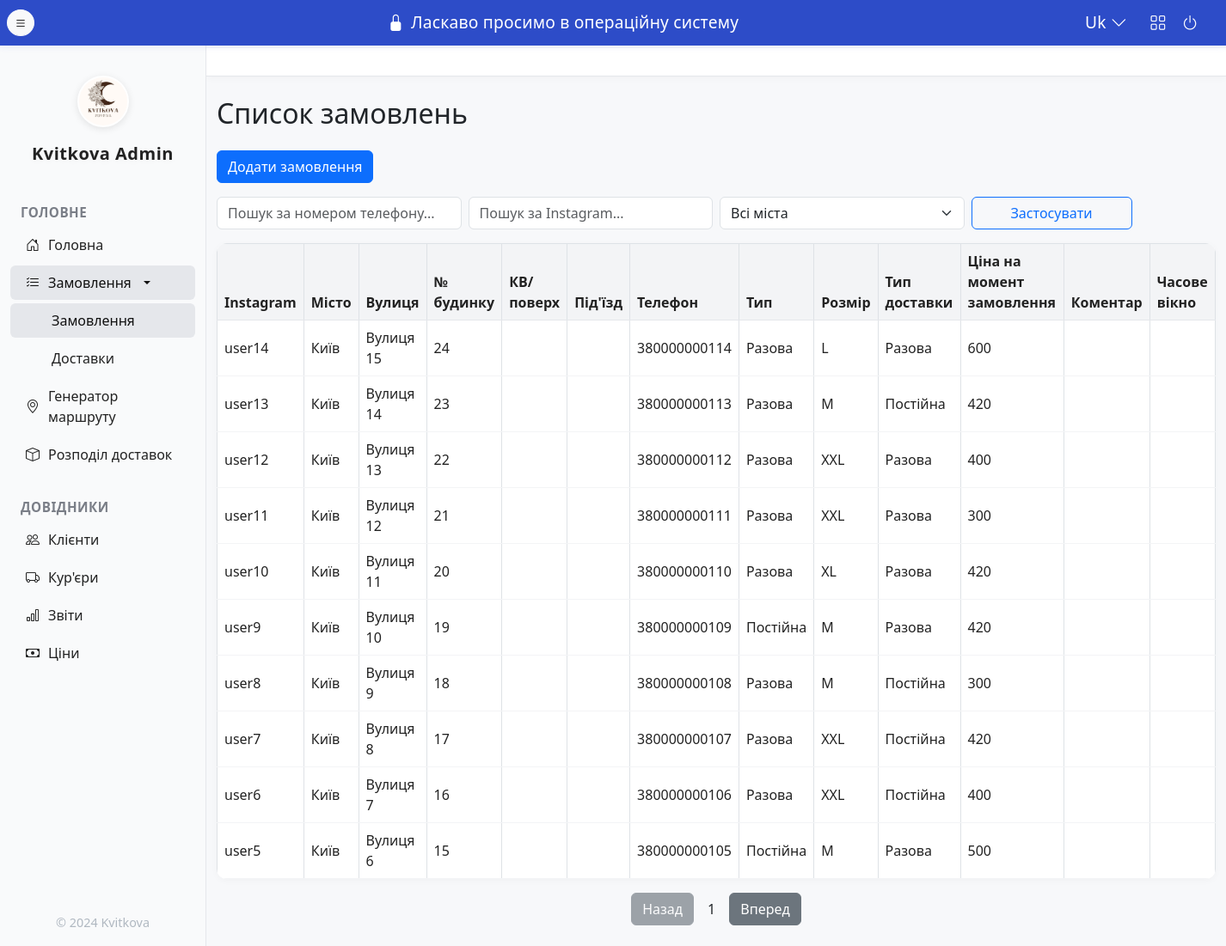
The page /orders on the database as committed earlier.
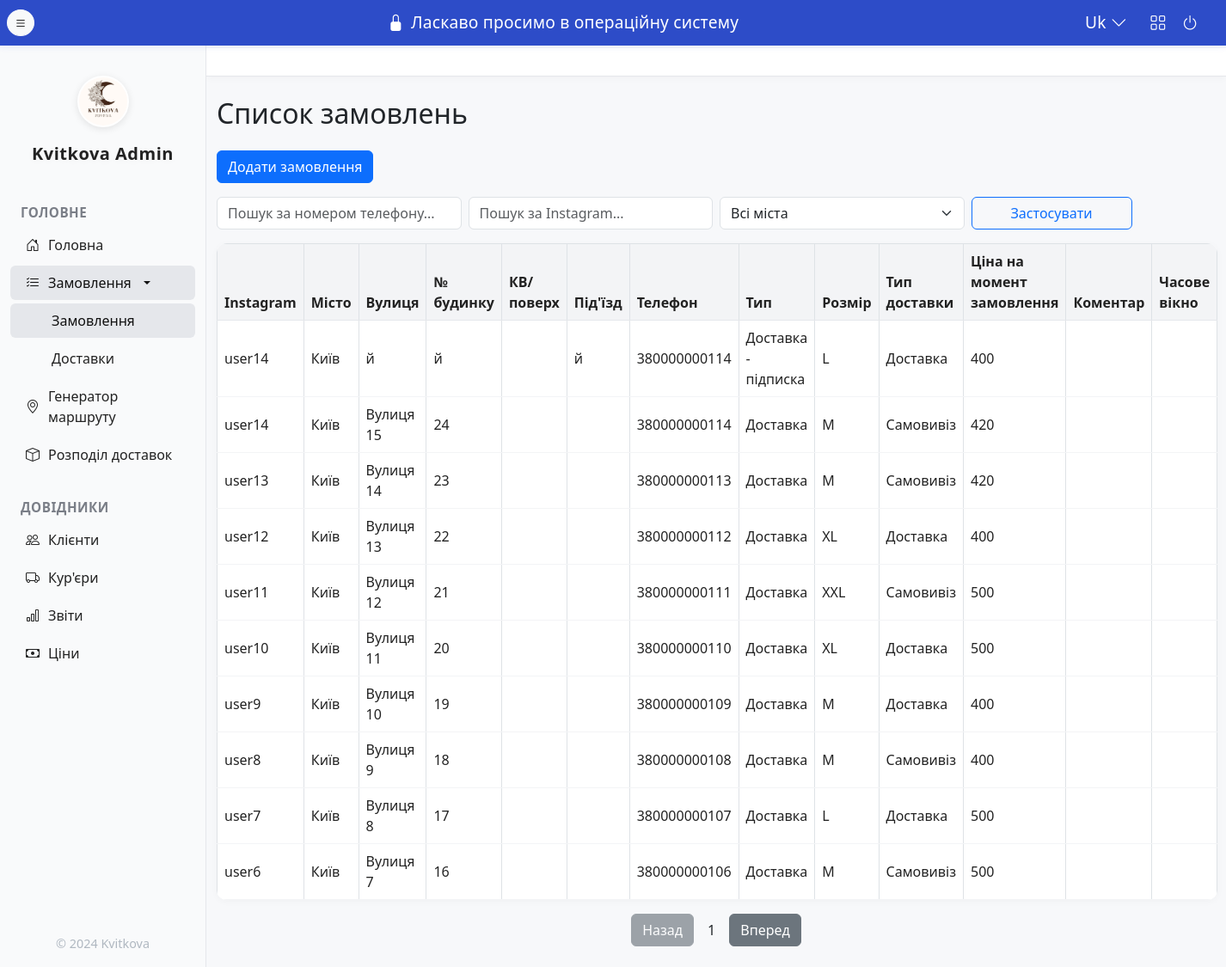
The same page on the database as committed later.
### app/models/order.py (models this page shows)
class Order(db.Model):
    id = db.Column(db.Integer, primary_key=True)
    client_id = db.Column(db.Integer, db.ForeignKey('client.id'), nullable=False)
    street = db.Column(db.String(128), nullable=False)
    building_number = db.Column(db.String(32))
    floor = db.Column(db.String(16))
    entrance = db.Column(db.String(16))
    size = db.Column(db.String(32))
    type = db.Column(db.String(32))  # разова/постійна
    comment = db.Column(db.Text)
    time_window = db.Column(db.String(64))
    recipient_phone = db.Column(db.String(32))
    periodicity = db.Column(db.String(8))
    preferred_days = db.Column(db.String(64))
    time_from = db.Column(db.String(8))
    time_to = db.Column(db.String(8))
    bouquet_id = db.Column(db.Integer, db.ForeignKey('price.id'))
    bouquet = db.relationship('Price')
    delivery_count = db.Column(db.Integer, default=1)
    bouquet_size = db.Column(db.String(16))
    delivery_type = db.Column(db.String(32))
    price_at_order = db.Column(db.Integer)
    created_at = db.Column(db.DateTime, default=db.func.now())

### app/models/client.py (models this page shows)
class Client(db.Model):
    id = db.Column(db.Integer, primary_key=True)
    instagram = db.Column(db.String(128), nullable=False)
    phone = db.Column(db.String(32), nullable=False, unique=True)
    city = db.Column(db.String(64), nullable=False)
    telegram = db.Column(db.String(128))
    credits = db.Column(db.Integer, default=0)
    orders = db.relationship('Order', backref='client', lazy=True)

### app/blueprints/orders/routes.py (the view)
@orders_bp.route('/orders', methods=['GET'])
def orders_list():
    phone = request.args.get('phone', '').strip()
    instagram = request.args.get('instagram', '').strip()
    city = request.args.get('city', '').strip()
    page = int(request.args.get('page', 1))
    per_page = 10
    orders = get_orders(phone, instagram, city)
    orders_on_page, has_next = paginate_orders(orders, page, per_page)
    prev_page = page - 1 if page > 1 else 1
    next_page = page + 1
    cities = sorted(set(c.city for c in Client.query.all()))
    return render_template('orders_list.html', orders_on_page=orders_on_page, page=page, prev_page=prev_page, next_page=next_page, has_next=has_next, cities=cities)

### app/services/order_service.py (called while the page is built)
def get_orders(phone=None, instagram=None, city=None):
    logger.info(f'Фільтрація замовлень: phone={phone}, instagram={instagram}, city={city}')
    query = Order.query.join(Client)
    if phone:
        query = query.filter(Client.phone.contains(phone))
    if instagram:
        query = query.filter(Client.instagram.contains(instagram))
    if city:
        query = query.filter(Client.city == city)
    return query.order_by(Order.id.desc()).all()

def paginate_orders(orders, page=1, per_page=10):
    start = (page - 1) * per_page
    end = start + per_page
    return orders[start:end], end < len(orders)

### app/templates/orders_list.html (shortened to what this page needs)
{% extends 'layout.html' %}
{% block content %}
<h2 class="mb-4">Список замовлень</h2>
<div class="mb-3">
    <button class="btn btn-primary" data-bs-toggle="modal" data-bs-target="#addOrderModal">Додати замовлення</button>
</div>
<form class="row g-2 align-items-end mb-3" method="get">
    <div class="col-md-3">
        <input type="text" class="form-control" name="phone" placeholder="Пошук за номером телефону..." value="{{ request.args.get('phone', '') }}">
    </div>
    <div class="col-md-3">
        <input type="text" class="form-control" name="instagram" placeholder="Пошук за Instagram..." value="{{ request.args.get('instagram', '') }}">
    </div>
    <div class="col-md-3">
        <select class="form-select" name="city">
            <option value="">Всі міста</option>
        </select>
    </div>
    <div class="col-md-2">
        <button type="submit" class="btn btn-outline-primary w-100">Застосувати</button>
    </div>
</form>
<table class="table table-bordered table-hover align-middle" id="orders-table">
    <thead>
        <tr>
            <th>Instagram</th>
            <th>Місто</th>
            <th>Вулиця</th>
            <th>№ будинку</th>
            <th>КВ/поверх</th>
            <th>Під'їзд</th>
            <th>Телефон</th>
            <th>Тип</th>
            <th>Розмір</th>
            <th>Тип доставки</th>
            <th>Ціна на момент замовлення</th>
            <th>Коментар</th>
            <th>Часове вікно</th>
        </tr>
    </thead>
    <tbody>
    {% for order in orders_on_page %}
        <tr data-order-id="{{ order.id }}">
            <td>{{ order.client.instagram or '' }}</td>
            <td>{{ order.client.city or '' }}</td>
            <td>{{ order.street or '' }}</td>
            <td>{{ order.building_number or '' }}</td>
            <td>{{ order.floor or '' }}</td>
            <td>{{ order.entrance or '' }}</td>
            <td>{{ order.client.phone or '' }}</td>
            <td>{{ order.type or '' }}</td>
            <td>{{ order.bouquet_size or '' }}</td>
            <td>{{ order.delivery_type or '' }}</td>
            <td>{{ order.price_at_order or '' }}</td>
            <td>{{ order.comment or '' }}</td>
            <td>{{ order.time_window or '' }}</td>
        </tr>
    {% endfor %}
    </tbody>
</table>
<div class="d-flex justify-content-center align-items-center gap-2">
    <form method="get" style="display:inline;">
        <button class="btn btn-secondary" name="page" value="{{ prev_page }}" {% if page == 1 %}disabled{% endif %}>Назад</button>
    </form>
    <span class="mx-2">{{ page }}</span>
    <form method="get" style="display:inline;">
        <button class="btn btn-secondary" name="page" value="{{ next_page }}" {% if not has_next %}disabled{% endif %}>Вперед</button>
    </form>
</div>
{% endblock %}

### app/templates/layout.html (shortened to what this page needs)
<!DOCTYPE html>
<html lang="uk">
<head>
    {% block head %}
    <link href="https://cdn.jsdelivr.net/npm/bootstrap@5.3.2/dist/css/bootstrap.min.css" rel="stylesheet">
    <link rel="stylesheet" href="https://cdn.jsdelivr.net/npm/bootstrap-icons@1.11.3/font/bootstrap-icons.css">
    {% endblock %}
</head>
<body>
{% import 'macros.html' as macros %}
{{ macros.render_topbar() }}
{{ macros.render_sidebar(request) }}
<div class="main-content">
    <div class="topbar">
    </div>
    <div class="container py-4">
        {% block content %}{% endblock %}
    </div>
</div>
</body>
</html>

### app/templates/macros.html (shortened to what this page needs)
{% macro render_sidebar(request) %}
<div class="sidebar d-flex flex-column">
    <div class="sidebar-logo-wrap">
        <img src="{{ url_for('static', filename='logoKvitkova.jpg') }}" alt="logo" class="sidebar-logo-img">
        <span class="sidebar-logo-text">Kvitkova Admin</span>
    </div>
    <div class="sidebar-section">Головне</div>
    <nav class="nav flex-column mb-2">
        <a class="nav-link {% if request.path == '/' %}active{% endif %}" href="/"><i class="bi bi-house-door"></i>Головна</a>
        <div class="nav-item dropdown">
            <a class="nav-link dropdown-toggle {% if '/orders' in request.path or '/deliveries' in request.path %}active{% endif %}" href="#" id="ordersDropdown" role="button" data-bs-toggle="dropdown" aria-expanded="false">
                <i class="bi bi-list-check"></i>Замовлення
            </a>
            <ul class="dropdown-menu show position-static border-0 bg-transparent p-0" aria-labelledby="ordersDropdown" style="box-shadow:none;">
                <li><a class="nav-link ps-5 {% if '/orders' in request.path %}active{% endif %}" href="/orders">Замовлення</a></li>
                <li><a class="nav-link ps-5 {% if '/deliveries' in request.path %}active{% endif %}" href="/deliveries">Доставки</a></li>
            </ul>
        </div>
        <a class="nav-link {% if '/route-generator' in request.path %}active{% endif %}" href="/route-generator"><i class="bi bi-geo-alt"></i>Генератор маршруту</a>
        <a class="nav-link {% if '/assign-deliveries' in request.path %}active{% endif %}" href="/assign-deliveries"><i class="bi bi-box"></i>Розподіл доставок</a>
    </nav>
    <div class="sidebar-section">Довідники</div>
    <nav class="nav flex-column mb-2">
        <a class="nav-link {% if '/clients' in request.path %}active{% endif %}" href="/clients"><i class="bi bi-people"></i>Клієнти</a>
        <a class="nav-link {% if '/couriers' in request.path %}active{% endif %}" href="/couriers"><i class="bi bi-truck"></i>Кур'єри</a>
        <a class="nav-link {% if '/reports' in request.path %}active{% endif %}" href="/reports"><i class="bi bi-bar-chart"></i>Звіти</a>
        <a class="nav-link {% if '/prices' in request.path %}active{% endif %}" href="/prices"><i class="bi bi-cash"></i>Ціни</a>
    </nav>
    <div class="copyright">© 2024 Kvitkova</div>
</div>
{% endmacro %}
{% macro render_topbar() %}
<div class="main-bluebar">
    <button id="sidebarToggle" class="btn btn-light btn-sm me-2" style="border-radius:50%; margin-left:8px;"><i class="bi bi-list"></i></button>
    <span><i class="bi bi-lock-fill me-2"></i>Ласкаво просимо в операційну систему</span>
    <div class="right-icons">
        <span class="me-2">Uk <i class="bi bi-chevron-down"></i></span>
        <i class="bi bi-grid"></i>
        <i class="bi bi-power"></i>
    </div>
</div>
{% endmacro %}

### app/templates/layout.html (style rules this page uses)
body { background: #f7f8fa; }
.main-bluebar { width: 100vw; background: #2d4cc8; color: #fff; font-size: 1.2rem; font-weight: 500; padding: 0.7rem 0 0.7rem 0; letter-spacing: 0.2px; position: fixed; top: 0; left: 0; z-index: 200; box-shadow: 0 2px 8px rgba(45,76,200,0.08); display: flex; align-items: center; justify-content: space-between; }
.main-bluebar .right-icons { display: flex; align-items: center; gap: 18px; margin-right: 32px; }
.sidebar { min-height: 100vh; background: #f9fafb; color: #222; width: 240px; position: fixed; left: 0; top: 0; bottom: 0; display: flex; flex-direction: column; z-index: 100; border-right: 1px solid #e5e7eb; padding-top: 56px; transition: width 0.3s, min-width 0.3s, padding 0.3s, opacity 0.3s; }
.sidebar-logo-wrap { display: flex; flex-direction: column; align-items: center; justify-content: flex-start; margin-top: 32px; margin-bottom: 1.5rem; }
.sidebar-logo-img { width: 60px; height: 60px; border-radius: 50%; object-fit: cover; border: 2.5px solid #fff; box-shadow: 0 2px 8px rgba(0,0,0,0.10); background: #fff; margin-bottom: 16px; z-index: 2; }
.sidebar-logo-text { font-weight: bold; font-size: 1.25rem; color: #222; letter-spacing: 0.5px; text-shadow: 0 2px 8px rgba(0,0,0,0.04); pointer-events: none; z-index: 3; }
.sidebar-section { font-size: 0.95rem; font-weight: 600; color: #7a7e87; text-transform: uppercase; margin: 18px 0 6px 24px; letter-spacing: 0.5px; }
.sidebar .nav-link { color: #222; border-radius: 6px; margin: 0 12px 4px 12px; padding-left: 18px; font-weight: 500; transition: background 0.15s; display: flex; align-items: center; gap: 10px; }
.sidebar .nav-link.active, .sidebar .nav-link:hover { background: #e5e7eb; color: #111; }
.sidebar .copyright { margin-top: auto; font-size: 0.9rem; text-align: center; color: #b0b8c1; padding-bottom: 1rem; }
.main-content { margin-left: 240px; margin-top: 56px; transition: margin-left 0.3s; }
.topbar { background: #fff; color: #222; padding: 1rem 2rem; font-size: 1.1rem; display: flex; align-items: center; justify-content: space-between; border-bottom: 1px solid #e5e7eb; box-shadow: 0 2px 8px rgba(0,0,0,0.03); }
.table { background: #fff; border-radius: 12px; overflow: hidden; box-shadow: 0 2px 8px rgba(0,0,0,0.03); }
.table th { background: #f3f4f6; color: #222; font-weight: 600; border-bottom: 1.5px solid #e5e7eb; }
.table td { background: #fff; color: #222; border-bottom: 1px solid #f3f4f6; }

Rows that differ between the two databases and show on the page:
no longer on this page (row edited): Order: client "user5", client "Київ", street "Вулиця 6", building_number "15", client "380000000105", type "Постійна", bouquet_size "M", delivery_type "Разова", price_at_order "500"
added Order: client "user14", client "Київ", street "й", building_number "й", entrance "й", client "380000000114", type "Доставка - підписка", bouquet_size "L", delivery_type "Доставка", price_at_order "400"
changed Order "Вулиця 15": type "Разова" → "Доставка"; bouquet_size "L" → "M"; delivery_type "Разова" → "Самовивіз"; price_at_order "600" → "420"
changed Order "Вулиця 14": type "Разова" → "Доставка"; delivery_type "Постійна" → "Самовивіз"
changed Order "Вулиця 13": type "Разова" → "Доставка"; bouquet_size "XXL" → "XL"; delivery_type "Разова" → "Доставка"
changed Order "Вулиця 12": type "Разова" → "Доставка"; delivery_type "Разова" → "Самовивіз"; price_at_order "300" → "500"
changed Order "Вулиця 11": type "Разова" → "Доставка"; delivery_type "Разова" → "Доставка"; price_at_order "420" → "500"
changed Order "Вулиця 10": type "Постійна" → "Доставка"; delivery_type "Разова" → "Доставка"; price_at_order "420" → "400"
changed Order "Вулиця 9": type "Разова" → "Доставка"; delivery_type "Постійна" → "Самовивіз"; price_at_order "300" → "400"
changed Order "Вулиця 8": type "Разова" → "Доставка"; bouquet_size "XXL" → "L"; delivery_type "Постійна" → "Доставка"; price_at_order "420" → "500"
changed Order "Вулиця 7": type "Разова" → "Доставка"; bouquet_size "XXL" → "M"; delivery_type "Постійна" → "Самовивіз"; price_at_order "400" → "500"
